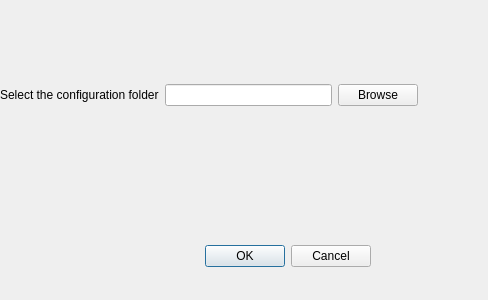
<?xml version="1.0" encoding="UTF-8"?>
<ui version="4.0">
 <class>Dialog</class>
 <widget class="QDialog" name="Dialog">
  <property name="geometry">
   <rect>
    <x>0</x>
    <y>0</y>
    <width>488</width>
    <height>300</height>
   </rect>
  </property>
  <property name="windowTitle">
   <string>Dialog</string>
  </property>
  <widget class="QDialogButtonBox" name="buttonBox">
   <property name="geometry">
    <rect>
     <x>30</x>
     <y>240</y>
     <width>341</width>
     <height>32</height>
    </rect>
   </property>
   <property name="orientation">
    <enum>Qt::Horizontal</enum>
   </property>
   <property name="standardButtons">
    <set>QDialogButtonBox::Cancel|QDialogButtonBox::Ok</set>
   </property>
  </widget>
  <widget class="QWidget" name="">
   <property name="geometry">
    <rect>
     <x>0</x>
     <y>80</y>
     <width>418</width>
     <height>30</height>
    </rect>
   </property>
   <layout class="QHBoxLayout" name="horizontalLayout">
    <item>
     <widget class="QLabel" name="label">
      <property name="text">
       <string>Select the configuration folder</string>
      </property>
     </widget>
    </item>
    <item>
     <widget class="QLineEdit" name="lineEditLabo"/>
    </item>
    <item>
     <widget class="QPushButton" name="pushBrowseButton">
      <property name="text">
       <string>Browse</string>
      </property>
     </widget>
    </item>
   </layout>
  </widget>
 </widget>
 <resources/>
 <connections>
  <connection>
   <sender>buttonBox</sender>
   <signal>accepted()</signal>
   <receiver>Dialog</receiver>
   <slot>accept()</slot>
   <hints>
    <hint type="sourcelabel">
     <x>248</x>
     <y>254</y>
    </hint>
    <hint type="destinationlabel">
     <x>157</x>
     <y>274</y>
    </hint>
   </hints>
  </connection>
  <connection>
   <sender>buttonBox</sender>
   <signal>rejected()</signal>
   <receiver>Dialog</receiver>
   <slot>reject()</slot>
   <hints>
    <hint type="sourcelabel">
     <x>316</x>
     <y>260</y>
    </hint>
    <hint type="destinationlabel">
     <x>286</x>
     <y>274</y>
    </hint>
   </hints>
  </connection>
 </connections>
</ui>
